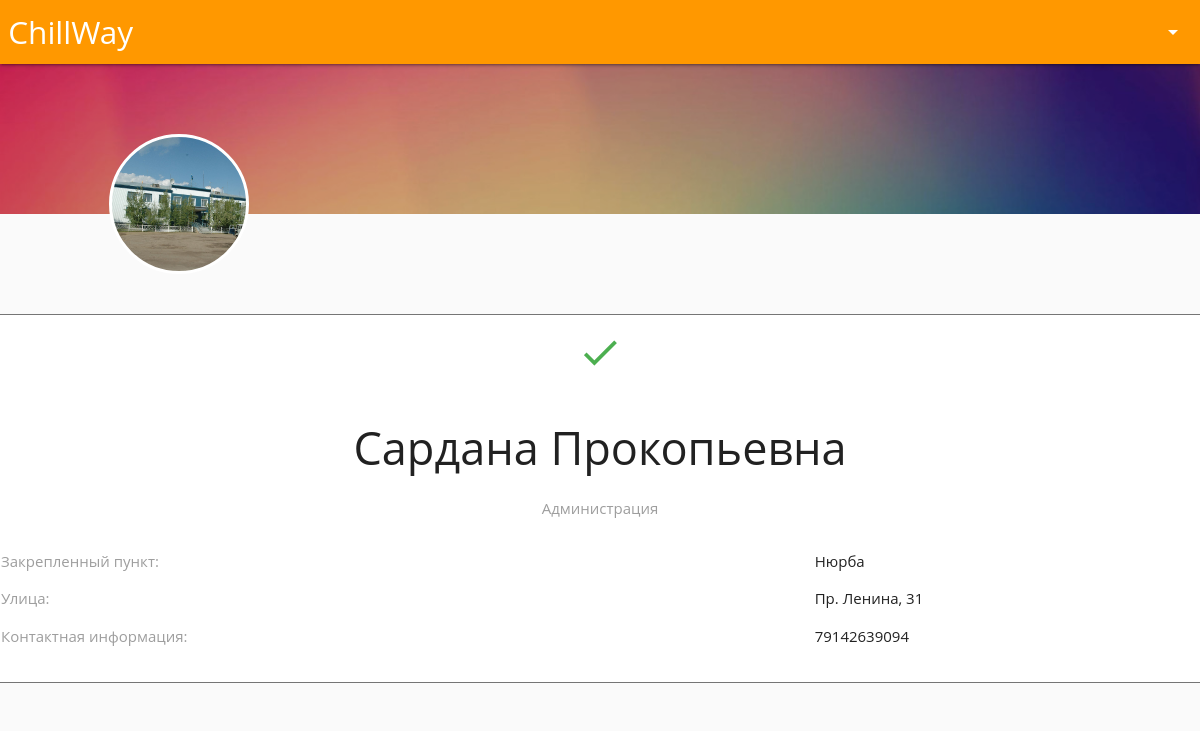
/profile/1/ (signed in), run on the app's committed database.
### main/models.py (models this page shows, shortened)
class Administrator(models.Model):
	user      = models.OneToOneField(User,on_delete=models.CASCADE)
	checked   = models.BooleanField(default = False)
	location  = models.ForeignKey('Location',on_delete=models.CASCADE)
	about     = models.CharField(max_length = 500, default = "Администрация")
	telephone = models.CharField(max_length = 100, default = "Не скажу :)")
	address   = models.CharField(max_length = 100, default = "")
	photo     = models.ImageField(upload_to = "images/", default = "images/administrator_default.jpg")
	checked   = models.BooleanField(default = False)
	birthday        = models.DateField(default = "2001-04-04")
	sex             = models.BooleanField(default = False, choices = SEX)
	passport_series = models.CharField(max_length = 4)
	passport_number = models.CharField(max_length = 6)
	unit_code 		= models.CharField(max_length = 7)

class Location(models.Model):
	location = models.CharField(max_length = 100)
	def __str__(self):
		return str(self.location)

### main/views.py (the view)
# urls.py: url(r'^profile/(?P<user_id>[0-9]+)/$', views.profile, name = 'index'),
def profile(request, user_id):
	if not request.user.is_authenticated():
		return HttpResponseRedirect("/login")
	context = {}
	view_user = User.objects.get(id = user_id)
	view_profile = get_correct_profile(view_user)
	context["view_profile"] = view_profile
	profile = get_correct_profile(user = request.user)
	context["profile"] = profile
	if request.method == "POST":
		if "request" in request.POST:
			Consumer_Request.objects.create(consumer = profile, entrepreneur = view_profile)
			context["message"] = "Заявка кинута! Ожидайте ответа :)"
	request = render(request, 'main/profile.html', context)
	return request

### main/views.py (called while the page is built)
def get_correct_profile(user):
	status = user.email
	if "administrator" in status:
		profile = Administrator.objects.get(user = user)
	elif "consumer" in status:
		profile = Consumer.objects.get(user = user)
	else:
		profile = Entrepreneur.objects.get(user = user)
	return profile

### main/templates/main/profile.html (shortened to what this page needs)
{% load staticfiles %}
{% include 'main/header.html' %}
		<div class = "row">
			<div class = "col s12" style=" padding: 0 0;">
				<div  style="background-size: cover;   background-image:  url(/media/images/profile_background.jpg); height: 150px; background-position: relative">
					<div style="background-color: rgba(0,0,0,0.2); background-position: absolute;height: 150px;" >
					</div>
				</div>
			</div>
			<div class = "col s12" style=" padding: 0 0;">
				<div class = "row">
					<div class = "col s12" style="position: relative; height: 80px">
						<div class = "avatar" style="background-image: url(/media/{{view_profile.photo}}); background-size: cover;background-position: center; position: absolute; height: 140px; width: 140px; z-index: 100; border-radius: 100%; border: 3px solid white; left: 120px; bottom: 20px"></div>
					</div>
				</div>
				<div class = "row">
					<div class = "col s12 white" style="border: 1px solid #757575; border-radius: 8px">
						{% if view_profile.user.email != "consumer@m.ru" %}
							{% if view_profile.checked %}
								<p class = "center cicrle" ><i class="material-icons green-text" style="font-size: 3em;">check</i></p>
							{% else %}
								<p class = "center cicrle" ><i class="material-icons red-text" style="font-size: 3em;">close</i></p>
							{% endif %}
						{% endif %}
						<h1 class = "center" style="font-size: 3em; font-weight: 500"> {{ view_profile.user.last_name }} </h1>
						<p class = "center grey-text" style="font-size: 1em;">
							{% if view_profile.user.email == "consumer@m.ru" %}
								Путешественник
							{% elif view_profile.user.email == "home@m.ru" %}
								Арендатель
							{% elif view_profile.user.email == "repair@m.ru" %}
								Ремонт
							{% else %}
								Администрация
							{% endif %}
						</p>
						<div class = "row">
							<div class = "col s8">
								{% if view_profile.user.email == "consumer@m.ru" %}
									<p class="grey-text">Рейтинг:</p>
									<p class="grey-text">Контактная информация:</p>
									<p class="grey-text">Возраст:</p>
									<p class="grey-text">Предпочтения:</p>
								{% elif view_profile.user.email == "administrator@m.ru" %}
									<p class="grey-text">Закрепленный пункт:</p>
									<p class="grey-text">Улица:</p>
									<p class="grey-text">Контактная информация:</p>
								{% else %}
									<p class="grey-text">Закрепленный пункт:</p>
									<p class="grey-text">Адрес:</p>
									<p class="grey-text">Контактная информация:</p>
									<p class="grey-text">Дополнительные услуги:</p>
								{% endif %}
							</div>
							<div class = "col s4">
								{% if view_profile.user.email == "consumer@m.ru" %}
									<p> {{view_profile.rate}} </p>
									<p>{{view_profile.telephone}}</p>
									<p>{{view_profile.age}}</p>
									<p>{{view_profile.wishes}}</p>
								{% elif view_profile.user.email == "administrator@m.ru" %}
									<p>{{view_profile.location}}</p>
									<p>{{view_profile.address}}</p>
									<p>{{view_profile.telephone}}</p>
								{% else %}
									<p>{{view_profile.location}}</p>
									<p>{{view_profile.address}}</p>
									<p>{{view_profile.telephone}}</p>
									<p>{{view_profile.addition}}</p>
								{% endif %}
							</div>
						</div>
					</div>
				</div>
			</div>
		</div>
{% include 'main/footer.html' %}

### main/templates/main/header.html (style rules this page uses)
* { font-family: 'Arimo', sans-serif; }

### data on the page
Administrator: photo (placeholder picture), user.last_name "Сардана Прокопьевна", location "Нюрба", address "Пр. Ленина, 31", telephone "79142639094"
